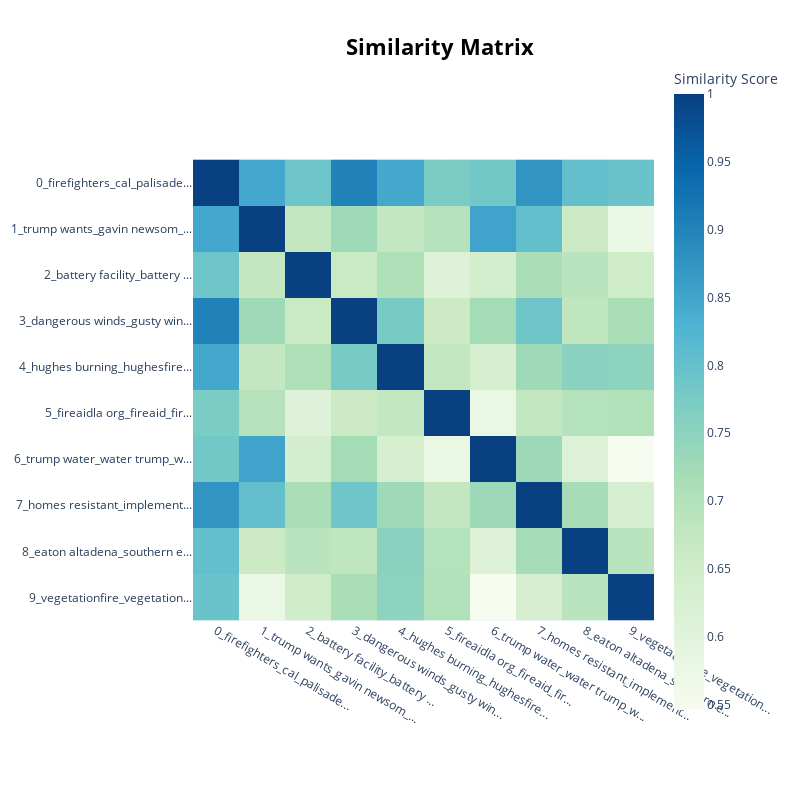

Notebook code cell kept with this figure:
### Code cell
model.visualize_heatmap()

### Figure 1 — Plotly figure (JSON) as saved in the notebook; plotly's stock layout.template omitted (floating-point values rounded to 4 significant figures)
{"data": [{"coloraxis": "coloraxis", "hovertemplate": "x: %{x}<br>y: %{y}<br>Similarity Score: %{z}<extra></extra>", "name": "0", "type": "heatmap", "x": ["0_firefighters_cal_palisade...", "1_trump wants_gavin newsom_...", "2_battery facility_battery ...", "3_dangerous winds_gusty win...", "4_hughes burning_hughesfire...", "5_fireaidla org_fireaid_fir...", "6_trump water_water trump_w...", "7_homes resistant_implement...", "8_eaton altadena_southern e...", "9_vegetationfire_vegetation..."], "xaxis": "x", "y": ["0_firefighters_cal_palisade...", "1_trump wants_gavin newsom_...", "2_battery facility_battery ...", "3_dangerous winds_gusty win...", "4_hughes burning_hughesfire...", "5_fireaidla org_fireaid_fir...", "6_trump water_water trump_w...", "7_homes resistant_implement...", "8_eaton altadena_southern e...", "9_vegetationfire_vegetation..."], "yaxis": "y", "z": [[1, 0.8466, 0.7903, 0.9024, 0.8454, 0.7737, 0.7838, 0.8744, 0.8016, 0.7949], [0.8466, 1, 0.6741, 0.7294, 0.6752, 0.695, 0.8523, 0.8032, 0.6593, 0.5737], [0.7903, 0.6741, 1, 0.663, 0.7049, 0.6077, 0.6393, 0.7137, 0.6889, 0.6469], [0.9024, 0.7294, 0.663, 1.0, 0.7772, 0.6594, 0.7212, 0.7882, 0.6806, 0.7138], [0.8454, 0.6752, 0.7049, 0.7772, 1.0, 0.6732, 0.6325, 0.7273, 0.7542, 0.7493], [0.7737, 0.695, 0.6077, 0.6594, 0.6732, 1.0, 0.5806, 0.6759, 0.6974, 0.7019], [0.7838, 0.8523, 0.6393, 0.7212, 0.6325, 0.5806, 1, 0.7298, 0.6153, 0.546], [0.8744, 0.8032, 0.7137, 0.7882, 0.7273, 0.6759, 0.7298, 1.0, 0.7191, 0.6297], [0.8016, 0.6593, 0.6889, 0.6806, 0.7542, 0.6974, 0.6153, 0.7191, 1.0, 0.6889], [0.7949, 0.5737, 0.6469, 0.7138, 0.7493, 0.7019, 0.546, 0.6297, 0.6889, 1.0]]}], "layout": {"coloraxis": {"colorbar": {"title": {"text": "Similarity Score"}}, "colorscale": [[0, "rgb(247,252,240)"], [0.125, "rgb(224,243,219)"], [0.25, "rgb(204,235,197)"], [0.375, "rgb(168,221,181)"], [0.5, "rgb(123,204,196)"], [0.625, "rgb(78,179,211)"], [0.75, "rgb(43,140,190)"], [0.875, "rgb(8,104,172)"], [1, "rgb(8,64,129)"]]}, "height": 800, "hoverlabel": {"bgcolor": "white", "font": {"family": "Rockwell", "size": 16}}, "legend": {"title": {"text": "Trend"}}, "margin": {"t": 60}, "showlegend": true, "title": {"font": {"color": "Black", "size": 22}, "text": "<b>Similarity Matrix</b>", "x": 0.55, "xanchor": "center", "y": 0.95, "yanchor": "top"}, "width": 800, "xaxis": {"anchor": "y", "constrain": "domain", "domain": [0, 1], "scaleanchor": "y"}, "yaxis": {"anchor": "x", "autorange": "reversed", "constrain": "domain", "domain": [0, 1]}}}
